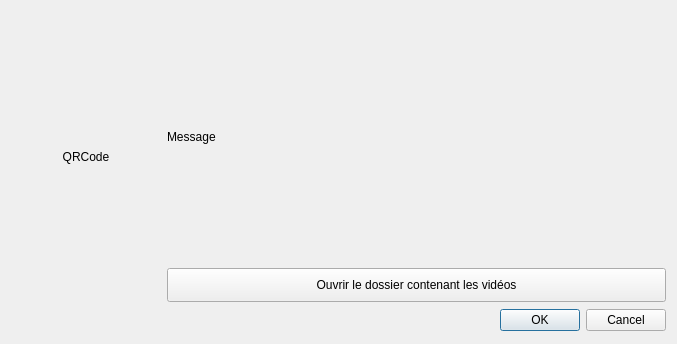
<?xml version="1.0" encoding="UTF-8"?>
<ui version="4.0">
 <class>Dialog</class>
 <widget class="QDialog" name="Dialog">
  <property name="geometry">
   <rect>
    <x>0</x>
    <y>0</y>
    <width>677</width>
    <height>344</height>
   </rect>
  </property>
  <property name="windowTitle">
   <string>Dialog</string>
  </property>
  <layout class="QGridLayout" name="gridLayout">
   <item row="0" column="0">
    <widget class="QLabel" name="label_qr">
     <property name="minimumSize">
      <size>
       <width>150</width>
       <height>150</height>
      </size>
     </property>
     <property name="maximumSize">
      <size>
       <width>150</width>
       <height>150</height>
      </size>
     </property>
     <property name="text">
      <string>QRCode</string>
     </property>
     <property name="alignment">
      <set>Qt::AlignCenter</set>
     </property>
    </widget>
   </item>
   <item row="0" column="1">
    <layout class="QVBoxLayout" name="verticalLayout">
     <item>
      <widget class="QLabel" name="message">
       <property name="sizePolicy">
        <sizepolicy hsizetype="Preferred" vsizetype="Fixed">
         <horstretch>0</horstretch>
         <verstretch>0</verstretch>
        </sizepolicy>
       </property>
       <property name="minimumSize">
        <size>
         <width>0</width>
         <height>250</height>
        </size>
       </property>
       <property name="maximumSize">
        <size>
         <width>16777215</width>
         <height>250</height>
        </size>
       </property>
       <property name="text">
        <string>Message</string>
       </property>
      </widget>
     </item>
     <item>
      <widget class="QPushButton" name="openFolderButton">
       <property name="minimumSize">
        <size>
         <width>0</width>
         <height>34</height>
        </size>
       </property>
       <property name="maximumSize">
        <size>
         <width>16777215</width>
         <height>34</height>
        </size>
       </property>
       <property name="text">
        <string>Ouvrir le dossier contenant les vidéos</string>
       </property>
      </widget>
     </item>
    </layout>
   </item>
   <item row="1" column="0" colspan="2">
    <widget class="QDialogButtonBox" name="buttonBox">
     <property name="orientation">
      <enum>Qt::Horizontal</enum>
     </property>
     <property name="standardButtons">
      <set>QDialogButtonBox::Cancel|QDialogButtonBox::Ok</set>
     </property>
    </widget>
   </item>
  </layout>
 </widget>
 <resources/>
 <connections>
  <connection>
   <sender>buttonBox</sender>
   <signal>accepted()</signal>
   <receiver>Dialog</receiver>
   <slot>accept()</slot>
   <hints>
    <hint type="sourcelabel">
     <x>248</x>
     <y>254</y>
    </hint>
    <hint type="destinationlabel">
     <x>157</x>
     <y>274</y>
    </hint>
   </hints>
  </connection>
  <connection>
   <sender>buttonBox</sender>
   <signal>rejected()</signal>
   <receiver>Dialog</receiver>
   <slot>reject()</slot>
   <hints>
    <hint type="sourcelabel">
     <x>316</x>
     <y>260</y>
    </hint>
    <hint type="destinationlabel">
     <x>286</x>
     <y>274</y>
    </hint>
   </hints>
  </connection>
 </connections>
</ui>
